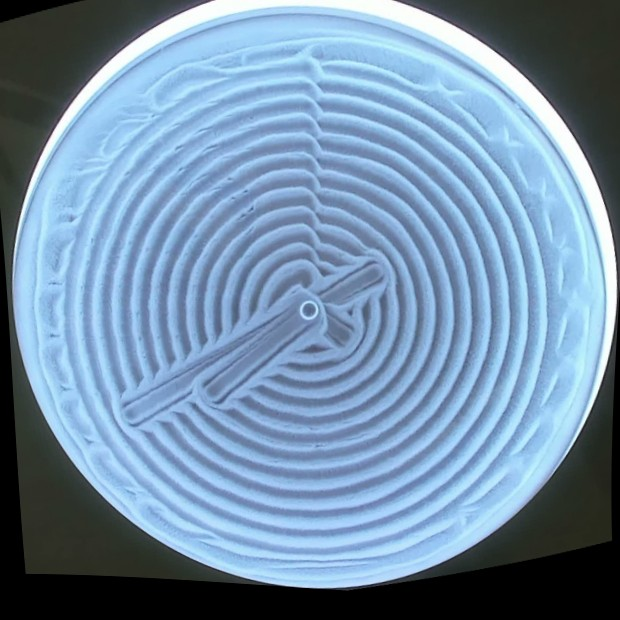
#> input picture tools/twin/look/backdrop.jpg, 620 x 620 px
$ python -i photo.py   (imports and definitions only)
#> lines starting #> are read from the running program, lines starting #| are printed output that depends on the picture; after the words box and inside, x2 and y2 are one past the last pixel; in counts of white or black regions, pixels touching at a corner belong together
#> further down, picture is the input picture: shape (620, 620, 3); mean B, G, R 168.8, 143, 115.2
"""Turn a webcam photo of the table into a top-down image on the twin's grid, and score the twin against it.

Needs numpy and OpenCV (opencv-python).
"""
import math

import cv2
import numpy as np

from sand import _blur


def find_rim(img):
    """Fit an ellipse to the lit rim. Returns (centre, 2x2 matrix mapping the unit circle onto the rim)."""
    g = cv2.cvtColor(img, cv2.COLOR_BGR2GRAY) if img.ndim == 3 else img
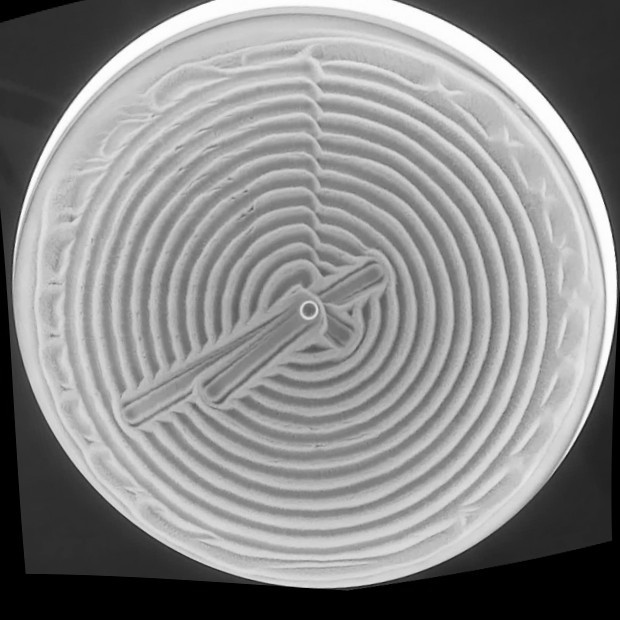
#> g: shape (620, 620); min 0, max 255, mean 137.6
    mask = (cv2.GaussianBlur(g, (9, 9), 0) > 70).astype(np.uint8)
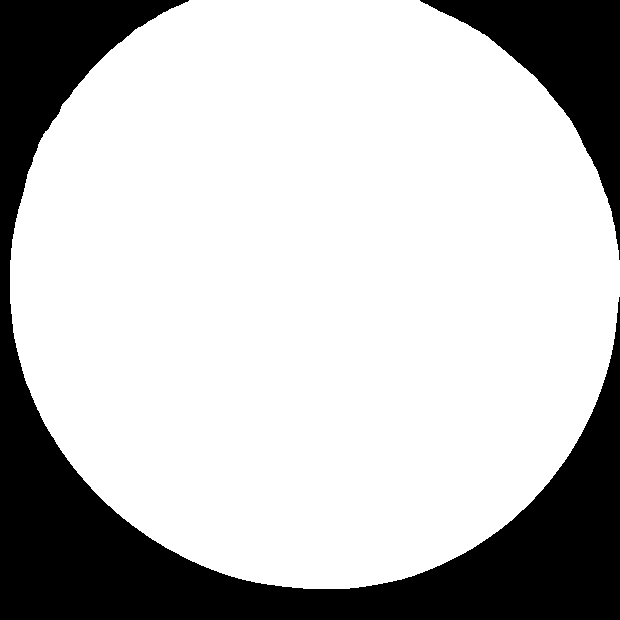
#> mask: shape (620, 620); values 0 (black) and 1 (white), 75.4% white; 2 black regions
    cs, _ = cv2.findContours(mask, cv2.RETR_EXTERNAL, cv2.CHAIN_APPROX_NONE)
#> cs = 1 contour; box (x1, y1, x2, y2) and area: (10, 0, 620, 589) 288858
    c = max(cs, key=cv2.contourArea)[:, 0, :]
#> c = 1728 pairs, first value 10 to 619, second value 0 to 588
    H, W = g.shape
#> H = 620; W = 620
    keep = (c[:, 0] > 3) & (c[:, 0] < W - 4) & (c[:, 1] > 3) & (c[:, 1] < H - 4)
    clipped = 1 - keep.mean()
#> clipped = 0.189
    (cx, cy), (w, h), ang = cv2.fitEllipse(c[keep].astype(np.float32))
#> cx = 313.5; cy = 283.2; w = 604; h = 616; ang = 138.9
    a = math.radians(ang)
#> a = 2.42
    rot = np.array([[math.cos(a), -math.sin(a)], [math.sin(a), math.cos(a)]])
#> rot = [[-0.753, -0.658], [0.658, -0.753]]
    return np.array([cx, cy]), rot @ np.diag([w / 2, h / 2]), clipped


# [11 lines left out: function rectify, not called in this run]


def highpass(a, r):
    return a - _blur(a, r)


# [5 lines left out: function edges, not called in this run]


def _corr(a, b, m):
    a, b = a[m] - a[m].mean(), b[m] - b[m].mean()
    return float((a * b).sum() / math.sqrt((a * a).sum() * (b * b).sum() + 1e-12))


# [26 lines left out: function register, not called in this run]


def _poly_terms(x, y, order):
    return np.stack([x ** i * y ** j for i in range(order + 1) for j in range(order + 1 - i)], -1)


# [74 lines left out: functions apply_warp, fit_warp, refine, rim_of, not called in this run]


def top_down(img, sim, reg):
    centre, M = rim_of(img, reg)
    return apply_warp(rectify(img, centre, M, sim.X, sim.Y, reg['scale'], reg['turn'], reg['mirror']), reg.get('warp'))


# [21 lines left out: functions bandpass, fit_render, not called in this run]

>>> import cv2
>>> picture = cv2.imread('look/backdrop.jpg')
>>> result = find_rim(picture)
#> result = ([313.5, 283.2], [[-227.4, -202.6], [198.7, -232]], 0.189)

$ run again, on tools/twin/look/slow.png
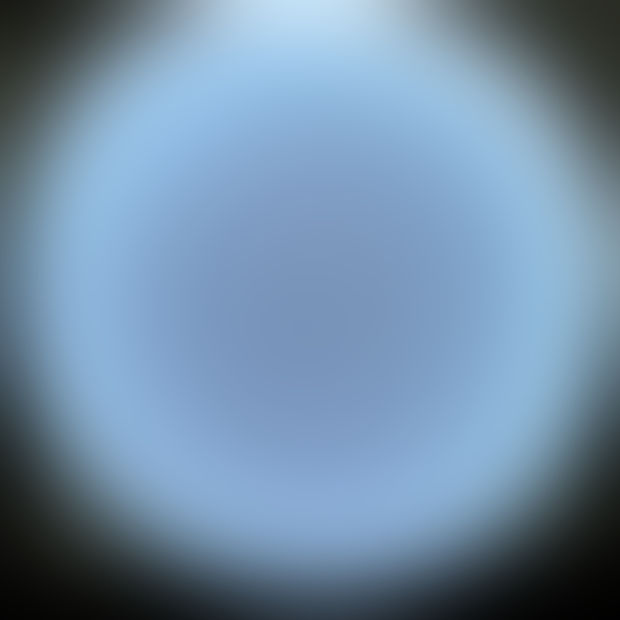
#> input picture tools/twin/look/slow.png, 620 x 620 px
#> picture is the input picture: shape (620, 620, 3); mean B, G, R 165.6, 140.3, 113.1
#> in find_rim, `g = cv2.cvtColor(img, cv2.COLOR_BGR2GRAY) if img.ndim == 3 else img`:
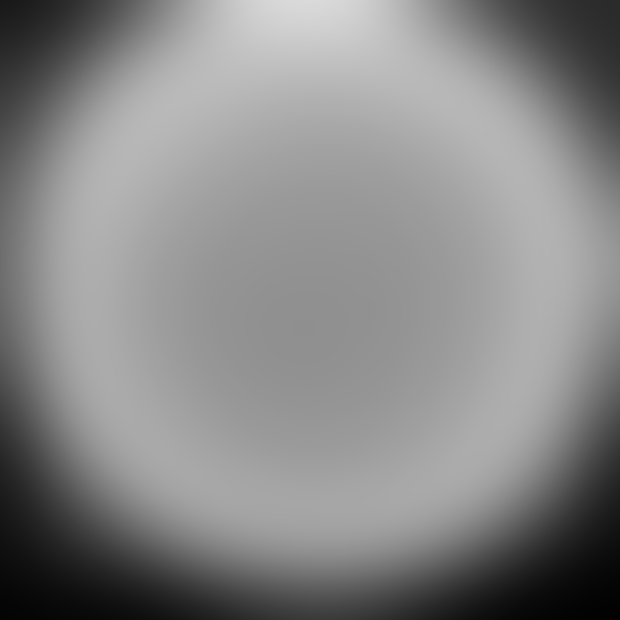
#> g: shape (620, 620); min 1, max 218, mean 135.1
#> in find_rim, `mask = (cv2.GaussianBlur(g, (9, 9), 0) > 70).astype(np.uint8)`:
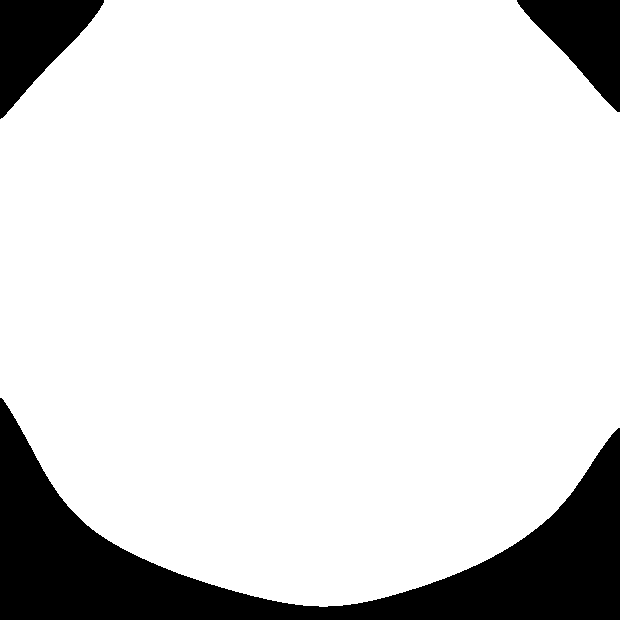
#> mask: shape (620, 620); values 0 (black) and 1 (white), 85.4% white; 3 black regions
#> cs = 1 contour; box (x1, y1, x2, y2) and area: (0, 0, 620, 607) 327152
#> c = 1921 pairs, first value 0 to 619, second value 0 to 606
#> clipped = 0.534
#> cx = 313.6; cy = 272.4; w = 661.5; h = 680.4; ang = 99.47
#> a = 1.74
#> rot = [[-0.165, -0.986], [0.986, -0.165]]
#> result = ([313.6, 272.4], [[-54.42, -335.6], [326.2, -55.98]], 0.534)
